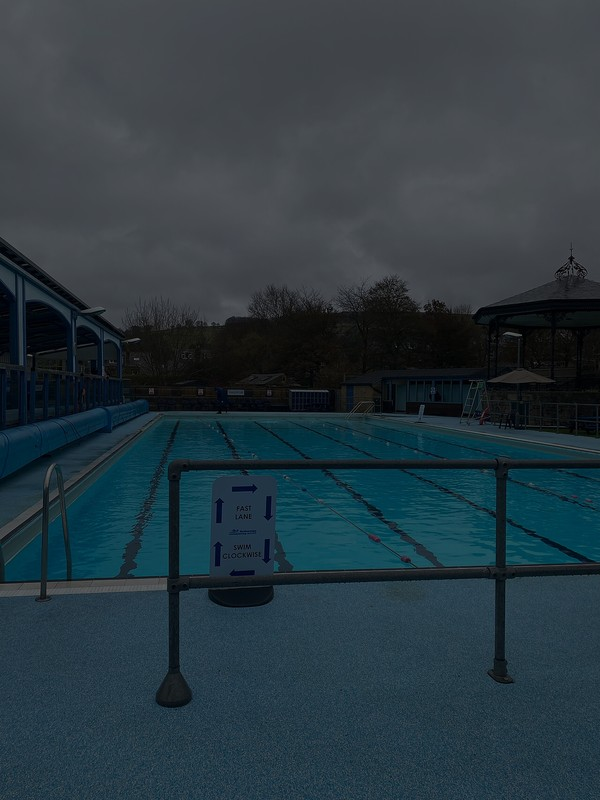
#> input picture data/photos/set/p01-dark.jpg, 600 x 800 px
$ python -i legibility.py   (imports and definitions only)
#> lines starting #> are read from the running program, lines starting #| are printed output that depends on the picture
"""Is the text in this image big enough to read by machine? A gate for any check that reads text.

Nothing in this repo reads text yet, but a listing photo can carry a price, a phone number, a watermark or another
business's name, and a hotel's paperwork (rate cards, folios) is all numbers. The AI Lab test of 25 Nov 2026
(github.com/thisisshivamtiwari/ai-lab, 2026-11-25-ocria-nano-numbers) found that two OCR engines read 99% of the
numbers on pages whose body text was about 16 px tall (150 dpi) and lost most of them, inventing amount-shaped
strings, at about 11 px (100 dpi, 1-bit). So text read below a floor is not a result: it is "unknown".

This module uses classic image measures only (MSER glyph candidates, grouped into lines) and never reads the text.
It reports glyph heights in the image's own pixels. Four answers:

- "none":       document-like image, no text-like line found;
- "legible":    lines found, median glyph height at or above the floor;
- "too_small":  lines found but below the floor: anything read from this image is unknown, not a result;
- "unmeasured": a photo rather than a document. Photo texture (tiles, railings, windows) looks like glyph lines to
                these rules (see results/legibility.json), so the height is not measured and a text reader must
                treat the photo as unknown until a real scene-text detector is added.
"""

from dataclasses import dataclass

import cv2
import numpy as np
from PIL import Image

FLOOR_PX = 14  # median glyph height; between the 11 px that failed and the 16 px that read 99% in the AI Lab test
MIN_GLYPHS = 4  # a line needs this many glyph-sized regions in a row
MAX_SIDE = 2400  # bigger images are measured at this size and heights scaled back
DOC_BG_SHARE = 0.8  # a document: this share of pixels within 25 levels of one background shade (pages 0.95+, photos 0.69-)
ACTION = {"none": "nothing to read", "legible": "read", "too_small": "unknown", "unmeasured": "unknown"}


@dataclass
class TextLines:
    lines: int
    heights: list[int]  # one median glyph height per line, in the image's own pixels

    @property
    def median_height(self) -> float | None:
        return float(np.median(self.heights)) if self.heights else None

    # [5 lines left out: function status, not called in this run]


def document_like(gray: np.ndarray) -> tuple[bool, float]:
    """A page has one background shade over most of its area; a photo doesn't."""
    hist = np.bincount(gray.ravel(), minlength=256)
    mode = int(hist.argmax())
    share = float(hist[max(0, mode - 25) : mode + 26].sum() / gray.size)
    return share >= DOC_BG_SHARE, round(share, 3)


# [68 lines left out: functions glyph_boxes, group_lines, measure, not called in this run]


def gate(img: Image.Image) -> dict:
    """What a text reader should do with this image: 'read' only for a document whose lines are tall enough."""
    gray = np.asarray(img.convert("L"))
    is_doc, bg = document_like(gray)
    out = {"status": "unmeasured", "document": is_doc, "background_share": bg, "floor_px": FLOOR_PX}
    if is_doc:
        t = measure(img)
        out.update(status=t.status, lines=t.lines, median_height_px=t.median_height)
    out["action"] = ACTION[out["status"]]
    return out

>>> from PIL import Image
>>> picture = Image.open('../../data/photos/set/p01-dark.jpg')
#> picture is the input picture: PIL image 600x800 RGB; mean R, G, B 41.7, 56.8, 64.5
>>> result = gate(picture)
#> in gate, `gray = np.asarray(img.convert("L"))`:
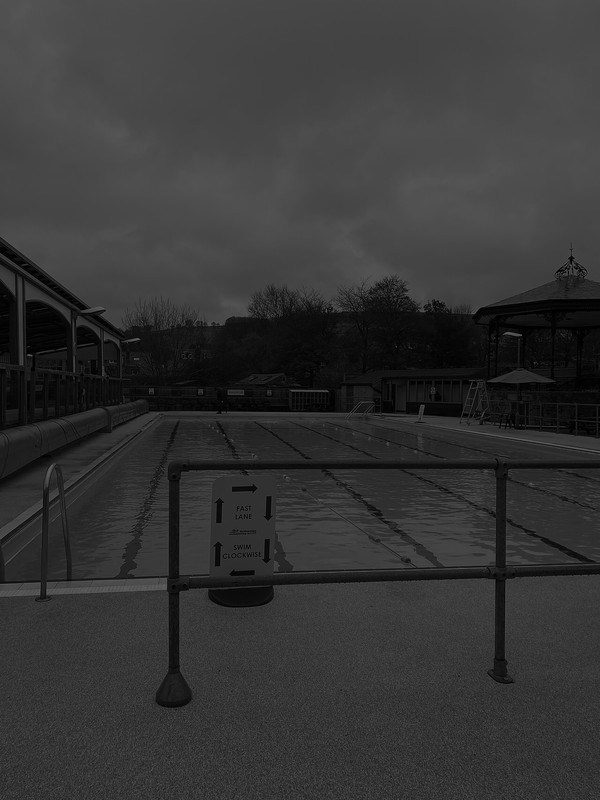
#> gray: shape (800, 600); min 0, max 99, mean 53.2
#> in document_like, `hist = np.bincount(gray.ravel(), minlength=256)`: hist = 256 values, max 17776 at index 73, min 0 at index 100, mean 1875
#> in document_like, `mode = int(hist.argmax())`: mode = 73
#> in document_like, `share = float(hist[max(0, mode - 25) : mode + 26].sum() / gray.size)`: share = 0.683
#> in gate, `is_doc, bg = document_like(gray)`: is_doc = False; bg = 0.683
#> in gate, `out = {"status": "unmeasured", "document": is_doc, "background_share":..`: out = {'status': 'unmeasured', 'document': False, 'background_share': 0.683, 'floor_px': 14}
#> result = {'status': 'unmeasured', 'document': False, 'background_share': 0.683, 'floor_px': 14, 'action': 'unknown'}

$ run again, on data/photos/set/p05-dark.jpg
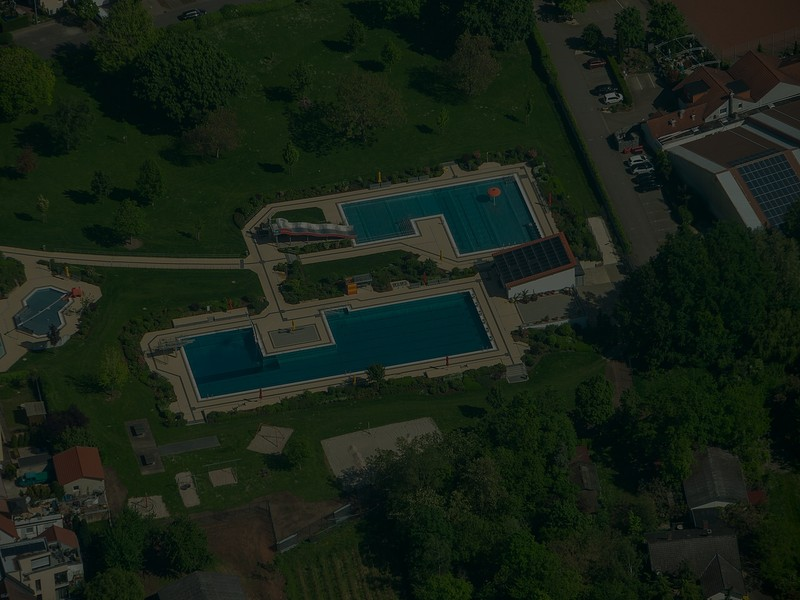
#> input picture data/photos/set/p05-dark.jpg, 800 x 600 px
#> picture is the input picture: PIL image 800x600 RGB; mean R, G, B 22.9, 33, 21.8
#> in gate, `gray = np.asarray(img.convert("L"))`:
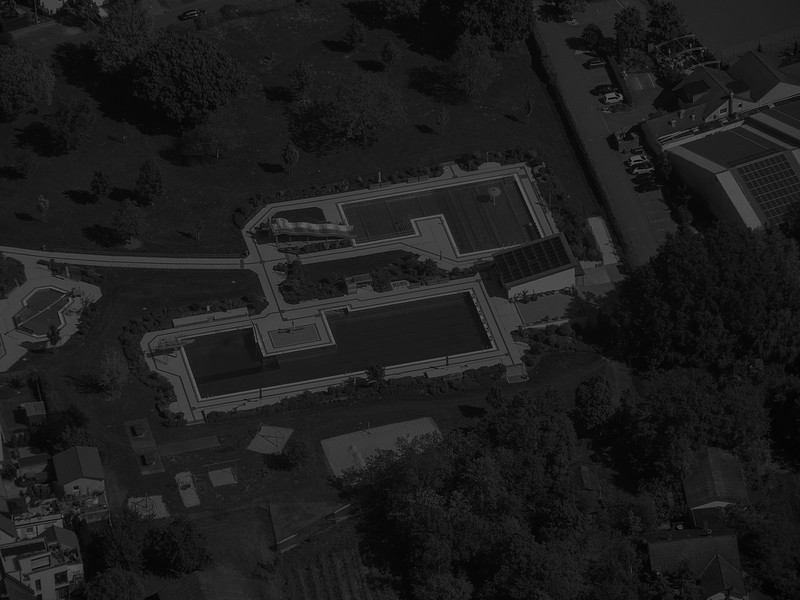
#> gray: shape (600, 800); min 0, max 101, mean 28.7
#> hist = 256 values, max 28916 at index 27, min 0 at index 102, mean 1875
#> mode = 27
#> share = 0.908
#> is_doc = True; bg = 0.908
#> out = {'status': 'unmeasured', 'document': True, 'background_share': 0.908, 'floor_px': 14}
#> the loop in glyph_boxes, `for polarity in (gray, 255 - gray):` made 2 passes
#> after the loop in glyph_boxes, `for polarity in (gray, 255 - gray):`: boxes = {(630, 155, 13, 10): 2.41, (618, 94, 5, 6): 1.97, (605, 93, 18, 10): 2.3, (605, 92, 18, 11): 2.44}
#> in group_lines, `lines: list[list[tuple[int, int, int, int]]] = []`: lines = []
#> the loop in group_lines, `for box in sorted(boxes, key=lambda b: (b[0], b[1])):` made 4 passes
#> after the loop in group_lines, `for box in sorted(boxes, key=lambda b: (b[0], b[1])):`: line = [(618, 94, 5, 6)]; lines = [[(605, 92, 18, 11)], [(605, 93, 18, 10)], [(618, 94, 5, 6)], [(630, 155, 13, 10)]]
#> the loop in group_lines, `for ln in lines:` made 4 passes
#> after the loop in group_lines, `for ln in lines:`: kept = []
#> result = 7 items

$ run again, on data/photos/set/p09-dark.jpg
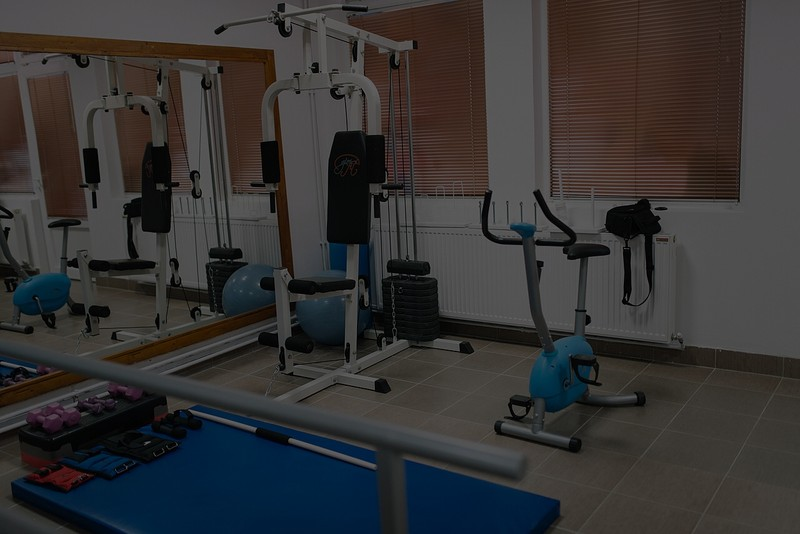
#> input picture data/photos/set/p09-dark.jpg, 800 x 534 px
#> picture is the input picture: PIL image 800x534 RGB; mean R, G, B 53.1, 51.9, 51.9
#> in gate, `gray = np.asarray(img.convert("L"))`:
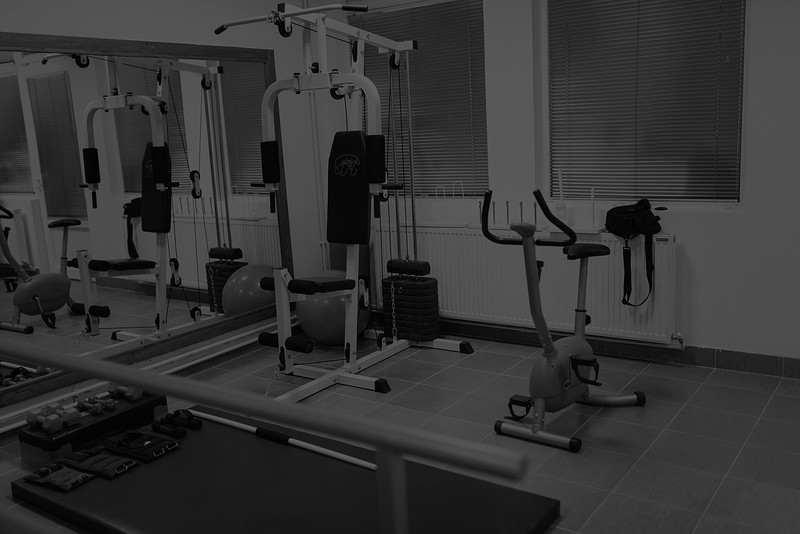
#> gray: shape (534, 800); min 0, max 108, mean 52.2
#> hist = 256 values, max 18406 at index 79, min 0 at index 106, mean 1668.8
#> mode = 79
#> share = 0.51
#> is_doc = False; bg = 0.51
#> out = {'status': 'unmeasured', 'document': False, 'background_share': 0.51, 'floor_px': 14}
#> result = {'status': 'unmeasured', 'document': False, 'background_share': 0.51, 'floor_px': 14, 'action': 'unknown'}
